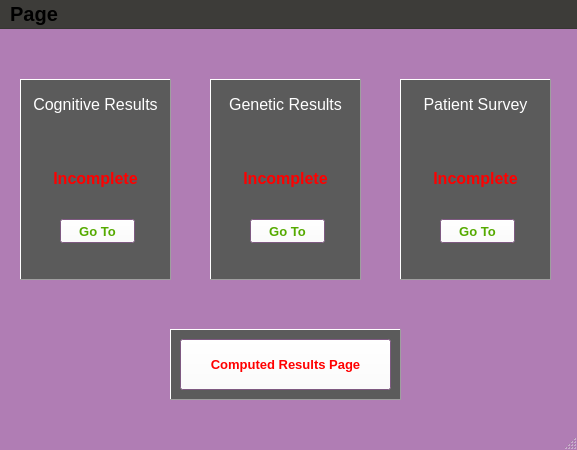
<?xml version="1.0" encoding="UTF-8"?>
<ui version="4.0">
 <class>Homepage</class>
 <widget class="QMainWindow" name="Homepage">
  <property name="geometry">
   <rect>
    <x>0</x>
    <y>0</y>
    <width>577</width>
    <height>450</height>
   </rect>
  </property>
  <property name="palette">
   <palette>
    <active>
     <colorrole role="Window">
      <brush brushstyle="SolidPattern">
       <color alpha="255">
        <red>176</red>
        <green>125</green>
        <blue>180</blue>
       </color>
      </brush>
     </colorrole>
     <colorrole role="Highlight">
      <brush brushstyle="SolidPattern">
       <color alpha="255">
        <red>0</red>
        <green>170</green>
        <blue>0</blue>
       </color>
      </brush>
     </colorrole>
     <colorrole role="AlternateBase">
      <brush brushstyle="SolidPattern">
       <color alpha="255">
        <red>65</red>
        <green>65</green>
        <blue>65</blue>
       </color>
      </brush>
     </colorrole>
    </active>
    <inactive>
     <colorrole role="Window">
      <brush brushstyle="SolidPattern">
       <color alpha="255">
        <red>176</red>
        <green>125</green>
        <blue>180</blue>
       </color>
      </brush>
     </colorrole>
     <colorrole role="Highlight">
      <brush brushstyle="SolidPattern">
       <color alpha="255">
        <red>0</red>
        <green>170</green>
        <blue>0</blue>
       </color>
      </brush>
     </colorrole>
     <colorrole role="AlternateBase">
      <brush brushstyle="SolidPattern">
       <color alpha="255">
        <red>65</red>
        <green>65</green>
        <blue>65</blue>
       </color>
      </brush>
     </colorrole>
    </inactive>
    <disabled>
     <colorrole role="Base">
      <brush brushstyle="SolidPattern">
       <color alpha="255">
        <red>176</red>
        <green>125</green>
        <blue>180</blue>
       </color>
      </brush>
     </colorrole>
     <colorrole role="Window">
      <brush brushstyle="SolidPattern">
       <color alpha="255">
        <red>176</red>
        <green>125</green>
        <blue>180</blue>
       </color>
      </brush>
     </colorrole>
     <colorrole role="AlternateBase">
      <brush brushstyle="SolidPattern">
       <color alpha="255">
        <red>65</red>
        <green>65</green>
        <blue>65</blue>
       </color>
      </brush>
     </colorrole>
    </disabled>
   </palette>
  </property>
  <property name="windowTitle">
   <string>MainWindow</string>
  </property>
  <widget class="QWidget" name="centralwidget">
   <widget class="QLabel" name="genetic_box">
    <property name="geometry">
     <rect>
      <x>210</x>
      <y>50</y>
      <width>151</width>
      <height>201</height>
     </rect>
    </property>
    <property name="palette">
     <palette>
      <active>
       <colorrole role="WindowText">
        <brush brushstyle="SolidPattern">
         <color alpha="255">
          <red>91</red>
          <green>91</green>
          <blue>91</blue>
         </color>
        </brush>
       </colorrole>
       <colorrole role="Window">
        <brush brushstyle="SolidPattern">
         <color alpha="255">
          <red>91</red>
          <green>91</green>
          <blue>91</blue>
         </color>
        </brush>
       </colorrole>
      </active>
      <inactive>
       <colorrole role="WindowText">
        <brush brushstyle="SolidPattern">
         <color alpha="255">
          <red>91</red>
          <green>91</green>
          <blue>91</blue>
         </color>
        </brush>
       </colorrole>
       <colorrole role="Window">
        <brush brushstyle="SolidPattern">
         <color alpha="255">
          <red>91</red>
          <green>91</green>
          <blue>91</blue>
         </color>
        </brush>
       </colorrole>
      </inactive>
      <disabled>
       <colorrole role="Base">
        <brush brushstyle="SolidPattern">
         <color alpha="255">
          <red>91</red>
          <green>91</green>
          <blue>91</blue>
         </color>
        </brush>
       </colorrole>
       <colorrole role="Window">
        <brush brushstyle="SolidPattern">
         <color alpha="255">
          <red>91</red>
          <green>91</green>
          <blue>91</blue>
         </color>
        </brush>
       </colorrole>
      </disabled>
     </palette>
    </property>
    <property name="autoFillBackground">
     <bool>true</bool>
    </property>
    <property name="frameShape">
     <enum>QFrame::Shape::Panel</enum>
    </property>
    <property name="frameShadow">
     <enum>QFrame::Shadow::Raised</enum>
    </property>
    <property name="text">
     <string/>
    </property>
    <property name="scaledContents">
     <bool>false</bool>
    </property>
    <property name="wordWrap">
     <bool>true</bool>
    </property>
   </widget>
   <widget class="QLabel" name="genetic_label">
    <property name="geometry">
     <rect>
      <x>210</x>
      <y>50</y>
      <width>151</width>
      <height>51</height>
     </rect>
    </property>
    <property name="text">
     <string>&lt;html&gt;&lt;head/&gt;&lt;body&gt;&lt;p align=&quot;center&quot;&gt;&lt;span style=&quot; font-size:12pt; color:#ffffff;&quot;&gt;Genetic Results&lt;/span&gt;&lt;/p&gt;&lt;/body&gt;&lt;/html&gt;</string>
    </property>
   </widget>
   <widget class="QLabel" name="cognitive_box">
    <property name="geometry">
     <rect>
      <x>20</x>
      <y>50</y>
      <width>151</width>
      <height>201</height>
     </rect>
    </property>
    <property name="palette">
     <palette>
      <active>
       <colorrole role="WindowText">
        <brush brushstyle="SolidPattern">
         <color alpha="255">
          <red>91</red>
          <green>91</green>
          <blue>91</blue>
         </color>
        </brush>
       </colorrole>
       <colorrole role="Window">
        <brush brushstyle="SolidPattern">
         <color alpha="255">
          <red>91</red>
          <green>91</green>
          <blue>91</blue>
         </color>
        </brush>
       </colorrole>
      </active>
      <inactive>
       <colorrole role="WindowText">
        <brush brushstyle="SolidPattern">
         <color alpha="255">
          <red>91</red>
          <green>91</green>
          <blue>91</blue>
         </color>
        </brush>
       </colorrole>
       <colorrole role="Window">
        <brush brushstyle="SolidPattern">
         <color alpha="255">
          <red>91</red>
          <green>91</green>
          <blue>91</blue>
         </color>
        </brush>
       </colorrole>
      </inactive>
      <disabled>
       <colorrole role="Base">
        <brush brushstyle="SolidPattern">
         <color alpha="255">
          <red>91</red>
          <green>91</green>
          <blue>91</blue>
         </color>
        </brush>
       </colorrole>
       <colorrole role="Window">
        <brush brushstyle="SolidPattern">
         <color alpha="255">
          <red>91</red>
          <green>91</green>
          <blue>91</blue>
         </color>
        </brush>
       </colorrole>
      </disabled>
     </palette>
    </property>
    <property name="autoFillBackground">
     <bool>true</bool>
    </property>
    <property name="frameShape">
     <enum>QFrame::Shape::Panel</enum>
    </property>
    <property name="frameShadow">
     <enum>QFrame::Shadow::Raised</enum>
    </property>
    <property name="text">
     <string/>
    </property>
    <property name="scaledContents">
     <bool>false</bool>
    </property>
    <property name="wordWrap">
     <bool>true</bool>
    </property>
   </widget>
   <widget class="QLabel" name="patient_box">
    <property name="geometry">
     <rect>
      <x>400</x>
      <y>50</y>
      <width>151</width>
      <height>201</height>
     </rect>
    </property>
    <property name="palette">
     <palette>
      <active>
       <colorrole role="WindowText">
        <brush brushstyle="SolidPattern">
         <color alpha="255">
          <red>91</red>
          <green>91</green>
          <blue>91</blue>
         </color>
        </brush>
       </colorrole>
       <colorrole role="Window">
        <brush brushstyle="SolidPattern">
         <color alpha="255">
          <red>91</red>
          <green>91</green>
          <blue>91</blue>
         </color>
        </brush>
       </colorrole>
      </active>
      <inactive>
       <colorrole role="WindowText">
        <brush brushstyle="SolidPattern">
         <color alpha="255">
          <red>91</red>
          <green>91</green>
          <blue>91</blue>
         </color>
        </brush>
       </colorrole>
       <colorrole role="Window">
        <brush brushstyle="SolidPattern">
         <color alpha="255">
          <red>91</red>
          <green>91</green>
          <blue>91</blue>
         </color>
        </brush>
       </colorrole>
      </inactive>
      <disabled>
       <colorrole role="Base">
        <brush brushstyle="SolidPattern">
         <color alpha="255">
          <red>91</red>
          <green>91</green>
          <blue>91</blue>
         </color>
        </brush>
       </colorrole>
       <colorrole role="Window">
        <brush brushstyle="SolidPattern">
         <color alpha="255">
          <red>91</red>
          <green>91</green>
          <blue>91</blue>
         </color>
        </brush>
       </colorrole>
      </disabled>
     </palette>
    </property>
    <property name="autoFillBackground">
     <bool>true</bool>
    </property>
    <property name="frameShape">
     <enum>QFrame::Shape::Panel</enum>
    </property>
    <property name="frameShadow">
     <enum>QFrame::Shadow::Raised</enum>
    </property>
    <property name="text">
     <string/>
    </property>
    <property name="scaledContents">
     <bool>false</bool>
    </property>
    <property name="wordWrap">
     <bool>true</bool>
    </property>
   </widget>
   <widget class="QLabel" name="GeneticLabel_2">
    <property name="geometry">
     <rect>
      <x>20</x>
      <y>50</y>
      <width>151</width>
      <height>51</height>
     </rect>
    </property>
    <property name="text">
     <string>&lt;html&gt;&lt;head/&gt;&lt;body&gt;&lt;p align=&quot;center&quot;&gt;&lt;span style=&quot; font-size:12pt; color:#ffffff;&quot;&gt;Cognitive Results&lt;/span&gt;&lt;/p&gt;&lt;/body&gt;&lt;/html&gt;</string>
    </property>
   </widget>
   <widget class="QLabel" name="GeneticLabel_3">
    <property name="geometry">
     <rect>
      <x>400</x>
      <y>50</y>
      <width>151</width>
      <height>51</height>
     </rect>
    </property>
    <property name="text">
     <string>&lt;html&gt;&lt;head/&gt;&lt;body&gt;&lt;p align=&quot;center&quot;&gt;&lt;span style=&quot; font-size:12pt; color:#ffffff;&quot;&gt;Patient Survey&lt;/span&gt;&lt;/p&gt;&lt;/body&gt;&lt;/html&gt;</string>
    </property>
   </widget>
   <widget class="QPushButton" name="cognitive_button">
    <property name="geometry">
     <rect>
      <x>60</x>
      <y>190</y>
      <width>75</width>
      <height>24</height>
     </rect>
    </property>
    <property name="palette">
     <palette>
      <active>
       <colorrole role="Button">
        <brush brushstyle="SolidPattern">
         <color alpha="255">
          <red>255</red>
          <green>255</green>
          <blue>255</blue>
         </color>
        </brush>
       </colorrole>
       <colorrole role="Text">
        <brush brushstyle="SolidPattern">
         <color alpha="255">
          <red>85</red>
          <green>170</green>
          <blue>0</blue>
         </color>
        </brush>
       </colorrole>
       <colorrole role="ButtonText">
        <brush brushstyle="SolidPattern">
         <color alpha="255">
          <red>85</red>
          <green>170</green>
          <blue>0</blue>
         </color>
        </brush>
       </colorrole>
      </active>
      <inactive>
       <colorrole role="Button">
        <brush brushstyle="SolidPattern">
         <color alpha="255">
          <red>255</red>
          <green>255</green>
          <blue>255</blue>
         </color>
        </brush>
       </colorrole>
       <colorrole role="Text">
        <brush brushstyle="SolidPattern">
         <color alpha="255">
          <red>85</red>
          <green>170</green>
          <blue>0</blue>
         </color>
        </brush>
       </colorrole>
       <colorrole role="ButtonText">
        <brush brushstyle="SolidPattern">
         <color alpha="255">
          <red>85</red>
          <green>170</green>
          <blue>0</blue>
         </color>
        </brush>
       </colorrole>
      </inactive>
      <disabled>
       <colorrole role="Button">
        <brush brushstyle="SolidPattern">
         <color alpha="107">
          <red>255</red>
          <green>255</green>
          <blue>255</blue>
         </color>
        </brush>
       </colorrole>
       <colorrole role="ButtonText">
        <brush brushstyle="SolidPattern">
         <color alpha="135">
          <red>255</red>
          <green>255</green>
          <blue>255</blue>
         </color>
        </brush>
       </colorrole>
      </disabled>
     </palette>
    </property>
    <property name="font">
     <font>
      <pointsize>10</pointsize>
      <bold>true</bold>
      <underline>false</underline>
     </font>
    </property>
    <property name="text">
     <string>Go To</string>
    </property>
   </widget>
   <widget class="QPushButton" name="genetic_button">
    <property name="geometry">
     <rect>
      <x>250</x>
      <y>190</y>
      <width>75</width>
      <height>24</height>
     </rect>
    </property>
    <property name="palette">
     <palette>
      <active>
       <colorrole role="Button">
        <brush brushstyle="SolidPattern">
         <color alpha="255">
          <red>255</red>
          <green>255</green>
          <blue>255</blue>
         </color>
        </brush>
       </colorrole>
       <colorrole role="Text">
        <brush brushstyle="SolidPattern">
         <color alpha="255">
          <red>85</red>
          <green>170</green>
          <blue>0</blue>
         </color>
        </brush>
       </colorrole>
       <colorrole role="ButtonText">
        <brush brushstyle="SolidPattern">
         <color alpha="255">
          <red>85</red>
          <green>170</green>
          <blue>0</blue>
         </color>
        </brush>
       </colorrole>
      </active>
      <inactive>
       <colorrole role="Button">
        <brush brushstyle="SolidPattern">
         <color alpha="255">
          <red>255</red>
          <green>255</green>
          <blue>255</blue>
         </color>
        </brush>
       </colorrole>
       <colorrole role="Text">
        <brush brushstyle="SolidPattern">
         <color alpha="255">
          <red>85</red>
          <green>170</green>
          <blue>0</blue>
         </color>
        </brush>
       </colorrole>
       <colorrole role="ButtonText">
        <brush brushstyle="SolidPattern">
         <color alpha="255">
          <red>85</red>
          <green>170</green>
          <blue>0</blue>
         </color>
        </brush>
       </colorrole>
      </inactive>
      <disabled>
       <colorrole role="Button">
        <brush brushstyle="SolidPattern">
         <color alpha="107">
          <red>255</red>
          <green>255</green>
          <blue>255</blue>
         </color>
        </brush>
       </colorrole>
       <colorrole role="ButtonText">
        <brush brushstyle="SolidPattern">
         <color alpha="135">
          <red>255</red>
          <green>255</green>
          <blue>255</blue>
         </color>
        </brush>
       </colorrole>
      </disabled>
     </palette>
    </property>
    <property name="font">
     <font>
      <pointsize>10</pointsize>
      <bold>true</bold>
      <underline>false</underline>
     </font>
    </property>
    <property name="text">
     <string>Go To</string>
    </property>
   </widget>
   <widget class="QPushButton" name="patient_button">
    <property name="geometry">
     <rect>
      <x>440</x>
      <y>190</y>
      <width>75</width>
      <height>24</height>
     </rect>
    </property>
    <property name="palette">
     <palette>
      <active>
       <colorrole role="Button">
        <brush brushstyle="SolidPattern">
         <color alpha="255">
          <red>255</red>
          <green>255</green>
          <blue>255</blue>
         </color>
        </brush>
       </colorrole>
       <colorrole role="Text">
        <brush brushstyle="SolidPattern">
         <color alpha="255">
          <red>85</red>
          <green>170</green>
          <blue>0</blue>
         </color>
        </brush>
       </colorrole>
       <colorrole role="ButtonText">
        <brush brushstyle="SolidPattern">
         <color alpha="255">
          <red>85</red>
          <green>170</green>
          <blue>0</blue>
         </color>
        </brush>
       </colorrole>
      </active>
      <inactive>
       <colorrole role="Button">
        <brush brushstyle="SolidPattern">
         <color alpha="255">
          <red>255</red>
          <green>255</green>
          <blue>255</blue>
         </color>
        </brush>
       </colorrole>
       <colorrole role="Text">
        <brush brushstyle="SolidPattern">
         <color alpha="255">
          <red>85</red>
          <green>170</green>
          <blue>0</blue>
         </color>
        </brush>
       </colorrole>
       <colorrole role="ButtonText">
        <brush brushstyle="SolidPattern">
         <color alpha="255">
          <red>85</red>
          <green>170</green>
          <blue>0</blue>
         </color>
        </brush>
       </colorrole>
      </inactive>
      <disabled>
       <colorrole role="Button">
        <brush brushstyle="SolidPattern">
         <color alpha="107">
          <red>255</red>
          <green>255</green>
          <blue>255</blue>
         </color>
        </brush>
       </colorrole>
       <colorrole role="ButtonText">
        <brush brushstyle="SolidPattern">
         <color alpha="135">
          <red>255</red>
          <green>255</green>
          <blue>255</blue>
         </color>
        </brush>
       </colorrole>
      </disabled>
     </palette>
    </property>
    <property name="font">
     <font>
      <pointsize>10</pointsize>
      <bold>true</bold>
      <underline>false</underline>
     </font>
    </property>
    <property name="text">
     <string>Go To</string>
    </property>
   </widget>
   <widget class="QLabel" name="cognitive_status">
    <property name="geometry">
     <rect>
      <x>30</x>
      <y>140</y>
      <width>131</width>
      <height>20</height>
     </rect>
    </property>
    <property name="text">
     <string>&lt;html&gt;&lt;head/&gt;&lt;body&gt;&lt;p align=&quot;center&quot;&gt;&lt;span style=&quot; font-size:12pt; font-weight:700; color:#ff0000;&quot;&gt;Incomplete&lt;/span&gt;&lt;/p&gt;&lt;/body&gt;&lt;/html&gt;</string>
    </property>
   </widget>
   <widget class="QLabel" name="genetic_status">
    <property name="geometry">
     <rect>
      <x>220</x>
      <y>140</y>
      <width>131</width>
      <height>20</height>
     </rect>
    </property>
    <property name="text">
     <string>&lt;html&gt;&lt;head/&gt;&lt;body&gt;&lt;p align=&quot;center&quot;&gt;&lt;span style=&quot; font-size:12pt; font-weight:700; color:#ff0000;&quot;&gt;Incomplete&lt;/span&gt;&lt;/p&gt;&lt;/body&gt;&lt;/html&gt;</string>
    </property>
   </widget>
   <widget class="QLabel" name="patient_status">
    <property name="geometry">
     <rect>
      <x>410</x>
      <y>140</y>
      <width>131</width>
      <height>20</height>
     </rect>
    </property>
    <property name="text">
     <string>&lt;html&gt;&lt;head/&gt;&lt;body&gt;&lt;p align=&quot;center&quot;&gt;&lt;span style=&quot; font-size:12pt; font-weight:700; color:#ff0000;&quot;&gt;Incomplete&lt;/span&gt;&lt;/p&gt;&lt;/body&gt;&lt;/html&gt;</string>
    </property>
   </widget>
   <widget class="QLabel" name="results_box">
    <property name="geometry">
     <rect>
      <x>170</x>
      <y>300</y>
      <width>231</width>
      <height>71</height>
     </rect>
    </property>
    <property name="palette">
     <palette>
      <active>
       <colorrole role="WindowText">
        <brush brushstyle="SolidPattern">
         <color alpha="255">
          <red>91</red>
          <green>91</green>
          <blue>91</blue>
         </color>
        </brush>
       </colorrole>
       <colorrole role="Window">
        <brush brushstyle="SolidPattern">
         <color alpha="255">
          <red>91</red>
          <green>91</green>
          <blue>91</blue>
         </color>
        </brush>
       </colorrole>
      </active>
      <inactive>
       <colorrole role="WindowText">
        <brush brushstyle="SolidPattern">
         <color alpha="255">
          <red>91</red>
          <green>91</green>
          <blue>91</blue>
         </color>
        </brush>
       </colorrole>
       <colorrole role="Window">
        <brush brushstyle="SolidPattern">
         <color alpha="255">
          <red>91</red>
          <green>91</green>
          <blue>91</blue>
         </color>
        </brush>
       </colorrole>
      </inactive>
      <disabled>
       <colorrole role="Base">
        <brush brushstyle="SolidPattern">
         <color alpha="255">
          <red>91</red>
          <green>91</green>
          <blue>91</blue>
         </color>
        </brush>
       </colorrole>
       <colorrole role="Window">
        <brush brushstyle="SolidPattern">
         <color alpha="255">
          <red>91</red>
          <green>91</green>
          <blue>91</blue>
         </color>
        </brush>
       </colorrole>
      </disabled>
     </palette>
    </property>
    <property name="autoFillBackground">
     <bool>true</bool>
    </property>
    <property name="frameShape">
     <enum>QFrame::Shape::Panel</enum>
    </property>
    <property name="frameShadow">
     <enum>QFrame::Shadow::Raised</enum>
    </property>
    <property name="text">
     <string/>
    </property>
    <property name="scaledContents">
     <bool>false</bool>
    </property>
    <property name="wordWrap">
     <bool>true</bool>
    </property>
   </widget>
   <widget class="QPushButton" name="results_button">
    <property name="geometry">
     <rect>
      <x>180</x>
      <y>310</y>
      <width>211</width>
      <height>51</height>
     </rect>
    </property>
    <property name="palette">
     <palette>
      <active>
       <colorrole role="Button">
        <brush brushstyle="SolidPattern">
         <color alpha="255">
          <red>255</red>
          <green>255</green>
          <blue>255</blue>
         </color>
        </brush>
       </colorrole>
       <colorrole role="Text">
        <brush brushstyle="SolidPattern">
         <color alpha="255">
          <red>85</red>
          <green>170</green>
          <blue>0</blue>
         </color>
        </brush>
       </colorrole>
       <colorrole role="ButtonText">
        <brush brushstyle="SolidPattern">
         <color alpha="255">
          <red>255</red>
          <green>0</green>
          <blue>0</blue>
         </color>
        </brush>
       </colorrole>
      </active>
      <inactive>
       <colorrole role="Button">
        <brush brushstyle="SolidPattern">
         <color alpha="255">
          <red>255</red>
          <green>255</green>
          <blue>255</blue>
         </color>
        </brush>
       </colorrole>
       <colorrole role="Text">
        <brush brushstyle="SolidPattern">
         <color alpha="255">
          <red>85</red>
          <green>170</green>
          <blue>0</blue>
         </color>
        </brush>
       </colorrole>
       <colorrole role="ButtonText">
        <brush brushstyle="SolidPattern">
         <color alpha="255">
          <red>255</red>
          <green>0</green>
          <blue>0</blue>
         </color>
        </brush>
       </colorrole>
      </inactive>
      <disabled>
       <colorrole role="Button">
        <brush brushstyle="SolidPattern">
         <color alpha="107">
          <red>255</red>
          <green>255</green>
          <blue>255</blue>
         </color>
        </brush>
       </colorrole>
       <colorrole role="ButtonText">
        <brush brushstyle="SolidPattern">
         <color alpha="135">
          <red>255</red>
          <green>255</green>
          <blue>255</blue>
         </color>
        </brush>
       </colorrole>
      </disabled>
     </palette>
    </property>
    <property name="font">
     <font>
      <pointsize>10</pointsize>
      <bold>true</bold>
      <underline>false</underline>
     </font>
    </property>
    <property name="text">
     <string>Computed Results Page</string>
    </property>
   </widget>
   <zorder>genetic_box</zorder>
   <zorder>genetic_label</zorder>
   <zorder>cognitive_box</zorder>
   <zorder>patient_box</zorder>
   <zorder>GeneticLabel_2</zorder>
   <zorder>GeneticLabel_3</zorder>
   <zorder>genetic_button</zorder>
   <zorder>patient_button</zorder>
   <zorder>cognitive_button</zorder>
   <zorder>cognitive_status</zorder>
   <zorder>genetic_status</zorder>
   <zorder>patient_status</zorder>
   <zorder>results_box</zorder>
   <zorder>results_button</zorder>
  </widget>
  <widget class="QMenuBar" name="menubar">
   <property name="geometry">
    <rect>
     <x>0</x>
     <y>0</y>
     <width>577</width>
     <height>33</height>
    </rect>
   </property>
   <property name="sizePolicy">
    <sizepolicy hsizetype="Maximum" vsizetype="Minimum">
     <horstretch>0</horstretch>
     <verstretch>0</verstretch>
    </sizepolicy>
   </property>
   <property name="palette">
    <palette>
     <active>
      <colorrole role="Window">
       <brush brushstyle="SolidPattern">
        <color alpha="255">
         <red>61</red>
         <green>60</green>
         <blue>57</blue>
        </color>
       </brush>
      </colorrole>
      <colorrole role="Link">
       <brush brushstyle="SolidPattern">
        <color alpha="255">
         <red>77</red>
         <green>77</green>
         <blue>75</blue>
        </color>
       </brush>
      </colorrole>
      <colorrole role="Accent">
       <brush brushstyle="SolidPattern">
        <color alpha="255">
         <red>54</red>
         <green>54</green>
         <blue>59</blue>
        </color>
       </brush>
      </colorrole>
     </active>
     <inactive>
      <colorrole role="Window">
       <brush brushstyle="SolidPattern">
        <color alpha="255">
         <red>61</red>
         <green>60</green>
         <blue>57</blue>
        </color>
       </brush>
      </colorrole>
      <colorrole role="Link">
       <brush brushstyle="SolidPattern">
        <color alpha="255">
         <red>77</red>
         <green>77</green>
         <blue>75</blue>
        </color>
       </brush>
      </colorrole>
      <colorrole role="Accent">
       <brush brushstyle="SolidPattern">
        <color alpha="255">
         <red>54</red>
         <green>54</green>
         <blue>59</blue>
        </color>
       </brush>
      </colorrole>
     </inactive>
     <disabled>
      <colorrole role="Base">
       <brush brushstyle="SolidPattern">
        <color alpha="255">
         <red>61</red>
         <green>60</green>
         <blue>57</blue>
        </color>
       </brush>
      </colorrole>
      <colorrole role="Window">
       <brush brushstyle="SolidPattern">
        <color alpha="255">
         <red>61</red>
         <green>60</green>
         <blue>57</blue>
        </color>
       </brush>
      </colorrole>
      <colorrole role="Link">
       <brush brushstyle="SolidPattern">
        <color alpha="255">
         <red>77</red>
         <green>77</green>
         <blue>75</blue>
        </color>
       </brush>
      </colorrole>
      <colorrole role="Accent">
       <brush brushstyle="SolidPattern">
        <color alpha="255">
         <red>54</red>
         <green>54</green>
         <blue>59</blue>
        </color>
       </brush>
      </colorrole>
     </disabled>
    </palette>
   </property>
   <property name="font">
    <font>
     <pointsize>15</pointsize>
     <bold>true</bold>
    </font>
   </property>
   <property name="autoFillBackground">
    <bool>true</bool>
   </property>
   <widget class="QMenu" name="menuPage">
    <property name="title">
     <string>Page</string>
    </property>
    <property name="icon">
     <iconset>
      <normaloff>../ADPS_logo.png</normaloff>../ADPS_logo.png</iconset>
    </property>
    <addaction name="actionHome"/>
    <addaction name="actionPatient_Survey"/>
    <addaction name="actionCognitive_Test"/>
    <addaction name="actionGenetic_Test"/>
    <addaction name="actionLogout"/>
    <addaction name="actionLogout_2"/>
   </widget>
   <addaction name="menuPage"/>
  </widget>
  <widget class="QStatusBar" name="statusbar">
   <property name="palette">
    <palette>
     <active>
      <colorrole role="Window">
       <brush brushstyle="SolidPattern">
        <color alpha="255">
         <red>255</red>
         <green>170</green>
         <blue>127</blue>
        </color>
       </brush>
      </colorrole>
     </active>
     <inactive>
      <colorrole role="Window">
       <brush brushstyle="SolidPattern">
        <color alpha="255">
         <red>255</red>
         <green>170</green>
         <blue>127</blue>
        </color>
       </brush>
      </colorrole>
     </inactive>
     <disabled>
      <colorrole role="Base">
       <brush brushstyle="SolidPattern">
        <color alpha="255">
         <red>255</red>
         <green>170</green>
         <blue>127</blue>
        </color>
       </brush>
      </colorrole>
      <colorrole role="Window">
       <brush brushstyle="SolidPattern">
        <color alpha="255">
         <red>255</red>
         <green>170</green>
         <blue>127</blue>
        </color>
       </brush>
      </colorrole>
     </disabled>
    </palette>
   </property>
  </widget>
  <action name="actionHome">
   <property name="icon">
    <iconset>
     <normaloff>../ADPS_logo.png</normaloff>../ADPS_logo.png</iconset>
   </property>
   <property name="text">
    <string>Home</string>
   </property>
  </action>
  <action name="actionPatient_Survey">
   <property name="text">
    <string>Patient Survey</string>
   </property>
  </action>
  <action name="actionCognitive_Test">
   <property name="text">
    <string>Cognitive Test</string>
   </property>
  </action>
  <action name="actionGenetic_Test">
   <property name="text">
    <string>Genetic Test</string>
   </property>
  </action>
  <action name="actionLogout">
   <property name="text">
    <string>Results</string>
   </property>
  </action>
  <action name="actionLogout_2">
   <property name="text">
    <string>Logout</string>
   </property>
  </action>
 </widget>
 <resources/>
 <connections/>
</ui>
